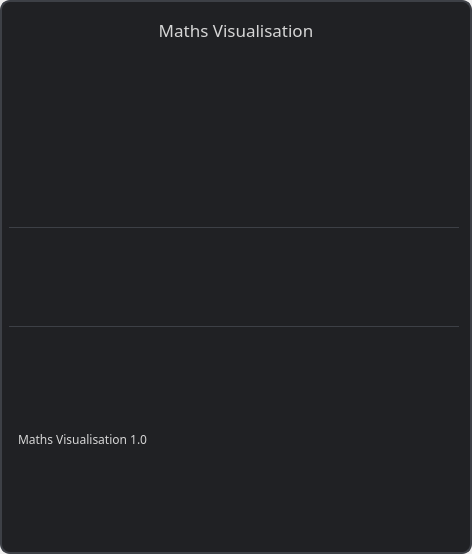
<?xml version="1.0" encoding="UTF-8"?>
<ui version="4.0">
 <class>SplashScreen</class>
 <widget class="QMainWindow" name="SplashScreen">
  <property name="geometry">
   <rect>
    <x>0</x>
    <y>0</y>
    <width>472</width>
    <height>554</height>
   </rect>
  </property>
  <property name="maximumSize">
   <size>
    <width>500</width>
    <height>554</height>
   </size>
  </property>
  <property name="windowTitle">
   <string>Splash Screen</string>
  </property>
  <property name="styleSheet">
   <string notr="true">border-radius: 10px;</string>
  </property>
  <widget class="QWidget" name="centralwidget">
   <property name="styleSheet">
    <string notr="true">border-style: solid;
border-width: 2px;
border-color:rgb(61, 64, 70);
background-color: rgb(32, 33, 36);
border-radius: 10px;
background-color: rgb(32, 33, 36);
border-radius: 10px;</string>
   </property>
   <layout class="QVBoxLayout" name="verticalLayout">
    <item>
     <widget class="QFrame" name="icon_frame">
      <property name="styleSheet">
       <string notr="true">background-color: rgb(32, 33, 36);
border-radius: 10px;

border-width: 0px;</string>
      </property>
      <property name="frameShape">
       <enum>QFrame::StyledPanel</enum>
      </property>
      <property name="frameShadow">
       <enum>QFrame::Raised</enum>
      </property>
      <layout class="QVBoxLayout" name="verticalLayout_2">
       <item>
        <widget class="QLabel" name="label_2">
         <property name="font">
          <font>
           <family>Microsoft PhagsPa</family>
           <pointsize>13</pointsize>
           <weight>50</weight>
           <italic>false</italic>
           <bold>false</bold>
          </font>
         </property>
         <property name="styleSheet">
          <string notr="true">color:rgb(214, 214, 214);</string>
         </property>
         <property name="text">
          <string>Maths Visualisation</string>
         </property>
         <property name="alignment">
          <set>Qt::AlignHCenter|Qt::AlignTop</set>
         </property>
        </widget>
       </item>
       <item>
        <widget class="QFrame" name="frame_3">
         <property name="frameShape">
          <enum>QFrame::StyledPanel</enum>
         </property>
         <property name="frameShadow">
          <enum>QFrame::Raised</enum>
         </property>
         <layout class="QHBoxLayout" name="horizontalLayout">
          <item>
           <widget class="QLabel" name="label">
            <property name="maximumSize">
             <size>
              <width>300</width>
              <height>300</height>
             </size>
            </property>
            <property name="styleSheet">
             <string notr="true">border-radius:10px;
padding-right: 20px;</string>
            </property>
            <property name="text">
             <string/>
            </property>
            <property name="pixmap">
             <pixmap>images/icon.png</pixmap>
            </property>
            <property name="scaledContents">
             <bool>true</bool>
            </property>
            <property name="alignment">
             <set>Qt::AlignCenter</set>
            </property>
            <property name="margin">
             <number>0</number>
            </property>
            <property name="indent">
             <number>0</number>
            </property>
           </widget>
          </item>
         </layout>
        </widget>
       </item>
      </layout>
     </widget>
    </item>
    <item>
     <widget class="QFrame" name="buttons_frame">
      <property name="minimumSize">
       <size>
        <width>450</width>
        <height>100</height>
       </size>
      </property>
      <property name="maximumSize">
       <size>
        <width>450</width>
        <height>100</height>
       </size>
      </property>
      <property name="styleSheet">
       <string notr="true">QFrame{
border-top:    1px solid  rgb(61, 64, 70);
border-right:  0px solid;
border-bottom: 1px solid  rgb(61, 64, 70);
border-left:  0px solid;
background-color: rgb(32, 33, 36);
border-radius:0px
}

</string>
      </property>
      <property name="frameShape">
       <enum>QFrame::StyledPanel</enum>
      </property>
      <property name="frameShadow">
       <enum>QFrame::Raised</enum>
      </property>
      <layout class="QHBoxLayout" name="horizontalLayout_2">
       <item>
        <widget class="QPushButton" name="new_button">
         <property name="maximumSize">
          <size>
           <width>75</width>
           <height>75</height>
          </size>
         </property>
         <property name="mouseTracking">
          <bool>true</bool>
         </property>
         <property name="toolTip">
          <string extracomment="New.."/>
         </property>
         <property name="toolTipDuration">
          <number>2</number>
         </property>
         <property name="statusTip">
          <string extracomment="New.."/>
         </property>
         <property name="styleSheet">
          <string notr="true">QPushButton:hover {
	background-color: rgb(56, 57, 61);
}
QPushButton{
border-width: 0px;}</string>
         </property>
         <property name="text">
          <string/>
         </property>
         <property name="icon">
          <iconset>
           <normaloff>images/new image.png</normaloff>images/new image.png</iconset>
         </property>
         <property name="iconSize">
          <size>
           <width>85</width>
           <height>100</height>
          </size>
         </property>
         <property name="flat">
          <bool>true</bool>
         </property>
        </widget>
       </item>
       <item>
        <widget class="QPushButton" name="exit_button">
         <property name="maximumSize">
          <size>
           <width>75</width>
           <height>75</height>
          </size>
         </property>
         <property name="mouseTracking">
          <bool>true</bool>
         </property>
         <property name="toolTip">
          <string extracomment="Exit"/>
         </property>
         <property name="toolTipDuration">
          <number>2</number>
         </property>
         <property name="statusTip">
          <string extracomment="Exit"/>
         </property>
         <property name="whatsThis">
          <string extracomment="Exit"/>
         </property>
         <property name="styleSheet">
          <string notr="true">QPushButton:hover {
	background-color: rgb(56, 57, 61);
border-width: 0px;
}
QPushButton{
border-width: 0px;}</string>
         </property>
         <property name="text">
          <string/>
         </property>
         <property name="icon">
          <iconset>
           <normaloff>images/outline_exit_to_app_white_48dp.png</normaloff>images/outline_exit_to_app_white_48dp.png</iconset>
         </property>
         <property name="iconSize">
          <size>
           <width>85</width>
           <height>100</height>
          </size>
         </property>
         <property name="flat">
          <bool>true</bool>
         </property>
        </widget>
       </item>
      </layout>
      <zorder>exit_button</zorder>
      <zorder>new_button</zorder>
     </widget>
    </item>
    <item>
     <widget class="QFrame" name="footer_frame">
      <property name="font">
       <font>
        <pointsize>9</pointsize>
       </font>
      </property>
      <property name="styleSheet">
       <string notr="true">
border-width: 0px;</string>
      </property>
      <property name="frameShape">
       <enum>QFrame::StyledPanel</enum>
      </property>
      <property name="frameShadow">
       <enum>QFrame::Raised</enum>
      </property>
      <layout class="QHBoxLayout" name="horizontalLayout_3">
       <item>
        <widget class="QLabel" name="version_label">
         <property name="font">
          <font>
           <family>Microsoft PhagsPa</family>
           <pointsize>9</pointsize>
           <italic>false</italic>
          </font>
         </property>
         <property name="styleSheet">
          <string notr="true">color:rgb(214, 214, 214);</string>
         </property>
         <property name="text">
          <string>Maths Visualisation 1.0</string>
         </property>
        </widget>
       </item>
       <item>
        <widget class="QLabel" name="tooltip">
         <property name="layoutDirection">
          <enum>Qt::LeftToRight</enum>
         </property>
         <property name="styleSheet">
          <string notr="true">color:rgb(214, 214, 214);</string>
         </property>
         <property name="text">
          <string/>
         </property>
         <property name="alignment">
          <set>Qt::AlignRight|Qt::AlignTrailing|Qt::AlignVCenter</set>
         </property>
        </widget>
       </item>
      </layout>
     </widget>
    </item>
   </layout>
  </widget>
 </widget>
 <resources/>
 <connections/>
</ui>
